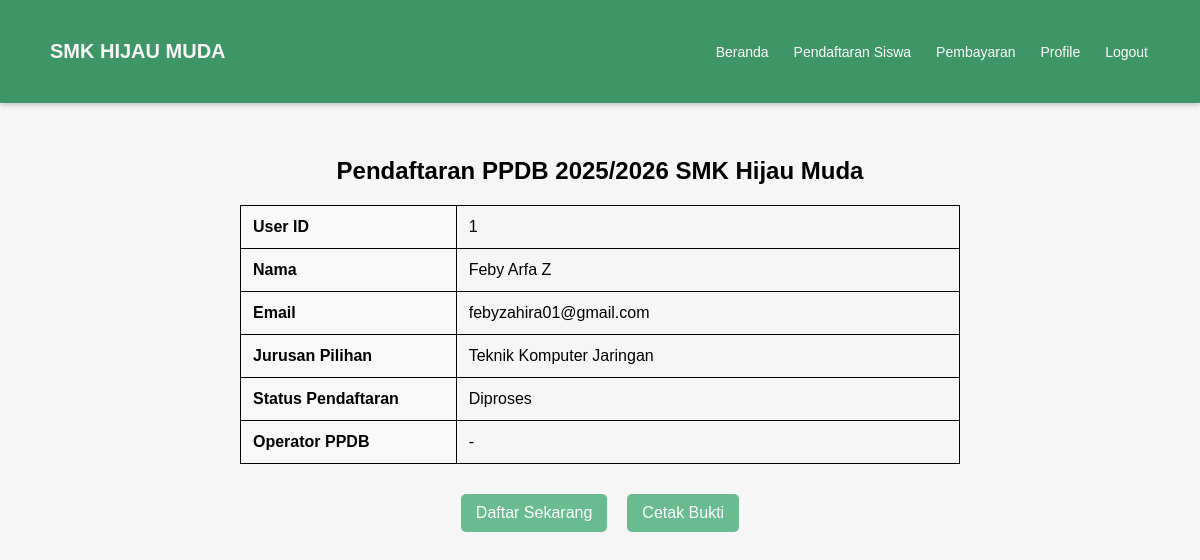
Screenshot of /pendaftaran_siswa.php (signed in) with the database file from the repository.
### tables this page shows
CREATE TABLE `pendaftar` (
  `user_id` int(11) NOT NULL,
  `gelombang` varchar(255) NOT NULL,
  `rekomendasi` varchar(255) NOT NULL,
  `nama` varchar(100) DEFAULT NULL,
  `tempat_lahir` varchar(100) DEFAULT NULL,
  `tanggal_lahir` date DEFAULT NULL,
  `jenis_kelamin` enum('laki-laki','perempuan') DEFAULT NULL,
  `alamat` text DEFAULT NULL,
  `agama` varchar(50) DEFAULT NULL,
  `anak_ke` int(11) DEFAULT NULL,
  `jumlah_saudara` int(11) DEFAULT NULL,
  `status_keluarga` varchar(50) DEFAULT NULL,
  `asal_sekolah` varchar(100) DEFAULT NULL,
  `npsn` varchar(20) DEFAULT NULL,
  `jurusan` varchar(50) DEFAULT NULL,
  `nisn` varchar(20) DEFAULT NULL,
  `keluhan` text DEFAULT NULL,
  `nama_ayah` varchar(100) DEFAULT NULL,
  `pekerjaan_ayah` varchar(100) DEFAULT NULL,
  `nama_ibu` varchar(100) DEFAULT NULL,
  `pekerjaan_ibu` varchar(100) DEFAULT NULL,
  `alamat_orang_tua` text DEFAULT NULL,
  `gaji_orang_tua` decimal(15,2) DEFAULT NULL,
  `status_pendaftaran` varchar(50) DEFAULT 'Diproses',
  `timestamp` timestamp NOT NULL DEFAULT current_timestamp(),
  `nik` varchar(50) DEFAULT NULL,
  `status_pembayaran` enum('Telah Bayar','proses Pengembalian') NOT NULL DEFAULT 'Telah Bayar',
  `foto` varchar(255) DEFAULT NULL,
  `kk` varchar(255) DEFAULT NULL,
  `akta` varchar(255) DEFAULT NULL,
  `skl` varchar(255) DEFAULT NULL,
  `Alamat_Sekolah` varchar(255) NOT NULL,
  `email` varchar(255) NOT NULL,
  `telp` varchar(15) NOT NULL,
  `admin_id` int(11) DEFAULT NULL
);

CREATE TABLE `users` (
  `id` int(11) NOT NULL,
  `email` varchar(255) NOT NULL,
  `password` varchar(255) NOT NULL,
  `fullname` varchar(255) NOT NULL,
  `role_id` int(1) NOT NULL,
  `reset_token` varchar(255) DEFAULT NULL,
  `reset_token_expiry` datetime DEFAULT NULL,
  `pendaftar_id` int(11) NOT NULL
);

### pendaftaran_siswa.php (the view, shortened to what this page needs)
<?php
include 'includes/db.php';
$user_id = $_SESSION['user_id'];
$query = "SELECT p.*, u.*, a.fullname AS nama_admin
          FROM pendaftar p
          LEFT JOIN users u ON p.user_id = u.id
          LEFT JOIN admin a ON p.admin_id = a.id
          WHERE p.user_id = $user_id";
$result = mysqli_query($conn, $query);
$data = null;
if ($result && mysqli_num_rows($result) > 0) {
    $data = mysqli_fetch_assoc($result);
}
?>
<!DOCTYPE html>
<html lang="id">
<head>
    <link rel="stylesheet" href="css/pendaftaran.css">
</head>
<body>
<nav class="navbar">
    <div class="logo">
        <h1>SMK HIJAU MUDA</h1>
    </div>
    <ul class="nav-menu">
        <li><a href="siswa_dashboard.php">Beranda</a></li>
        <li><a href="pendaftaran_siswa.php">Pendaftaran Siswa</a></li>
        <li><a href="pembayaran_siswa.php">Pembayaran</a></li>
        <li><a href="profile_siswa.php">Profile</a></li>
        <li><a href="logout.php">Logout</a></li>
    </ul>
</nav>
<br><br><br>
<div class="container">
    <h2 style="text-align: center;">Pendaftaran PPDB 2025/2026 SMK Hijau Muda </h2>
    <?php if ($data): ?>
        <table>
            <tr>
                <td>User ID</td>
                <td><?= htmlspecialchars($data['user_id']) ?></td>
            </tr>
            <tr>
                <td>Nama</td>
                <td><?= htmlspecialchars($data['fullname']) ?></td>
            </tr>
            <tr>
                <td>Email</td>
                <td><?= htmlspecialchars($data['email'] ?? '-') ?></td>
            </tr>
            <tr>
                <td>Jurusan Pilihan</td>
                <td><?= htmlspecialchars($data['jurusan'] ?? '-') ?></td>
            </tr>
            <tr>
                <td>Status Pendaftaran</td>
                <td><?= htmlspecialchars($data['status_pendaftaran'] ?? '-') ?></td>
            </tr>
         <tr>
            <td>Operator PPDB</td>
            <td><?= !empty($data['admin_id']) ? htmlspecialchars($data['nama_admin']) : '-' ?></td>
        </tr>
        </table>
    <?php else: ?>
        <div class="alert">
            <p>Belum ada data. Silakan lakukan pendaftaran terlebih dahulu.</p>
        </div>
    <?php endif; ?>
    <div class="center-buttons">
    <a href="FormPpdb.php" class="btn">Daftar Sekarang</a>
    <a href="?export_pdf=true" class="btn">Cetak Bukti</a>
</div>
</div>
</body>
</html>

### css/pendaftaran.css (style rules this page uses)
* { margin: 0; padding: 0; box-sizing: border-box; }
body { font-family: 'Arial', sans-serif; background: #f6f6f6; min-height: 100vh; display: flex; flex-direction: column; }
.navbar { display: flex; justify-content: space-between; align-items: center; padding: 10px 20px; box-shadow: 0 2px 5px rgba(0, 0, 0, 0.2); background-color: #3e9565; }
.logo h1 { font-size: 20px; margin: 30px; color: #f7f7f7; }
.nav-menu { list-style: none; display: flex; gap: 1px; margin-right: 20px; }
.nav-menu li { position: relative; }
.nav-menu a { color: #fff; text-decoration: none; font-size: 14px; padding: 8px 12px; border-radius: 5px; transition: background 0.3s; }
.btn { display: inline-block; background-color: rgb(105, 188, 144); color: white; padding: 10px 15px; text-decoration: none; border-radius: 5px; margin-top: 10px; }
table { width: 60%; border-collapse: collapse; margin: 20px auto; font-family: Arial, sans-serif; }
th, td { padding: 12px; border: 1px solid black; text-align: left; }
td:first-child { font-weight: bold; background-color: #f9f9f9; width: 30%; }
.center-buttons { display: flex; justify-content: center; gap: 20px; margin-top: 20px; }

### rows the page displays
pendaftar: user_id "1", user_id.fullname "Feby Arfa Z", user_id.email "febyzahira01@gmail.com", jurusan "Teknik Komputer Jaringan", status_pendaftaran "Diproses"
